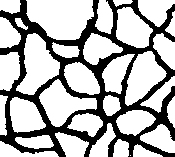
#> input picture data/benchmarking/tissue/MAX_benchmark_tissue_Simple Segmentation.tif, 175 x 157 px, found by its file name
$ jupyter execute --allow-errors Compare_segmentations.ipynb   (shell and % lines are left out)
#> lines starting #> are read from the running program, lines starting #| are printed output that depends on the picture; after the words box and inside, x2 and y2 are one past the last pixel; in counts of white or black regions, pixels touching at a corner belong together
# Quantitative segmentation quality estimation

Often we  face the problem, that we have an annnotated image of some data and a segmented version of the same image, which was obtained with some segmentation pipeline (StarDist, EPySeg, PlantSeg, etc). This notebook provides a method to compare the overlap of both ground truth image and achieved segmentation.

[cell 1]
import os
import biapol_utilities as biau
from skimage import io, measure, segmentation, feature, util
import tifffile as tf
import numpy as np
import matplotlib.pyplot as plt
from mpl_toolkits.axes_grid1 import make_axes_locatable
import pandas as pd
from scipy import ndimage as ndi

##  Input data
First, load example data.

*Important note*: The input data **must** be binarized image data for this script to work, i.e. probability maps will not work. Probability maps generated with EpySeg or Ilastik can simply be thresholded using a threshold value of 0.5. It is also recommended to do a simple step of morphological smoothing, such as [erosion/dilation](https://clij.github.io/clij2-docs/reference_closingBox).

[cell 2]
source = r'/Users/pbreier/Documents/GitHub/quail_code/data/benchmarking/tissue/'
outdir = r'/Users/pbreier/Documents/GitHub/quail_code/data/benchmarking/tissue/output/'

ground_truth = tf.imread(os.path.join(source, 'MAX_benchmark_tissue_Simple Segmentation.tif')).astype(np.uint16)
#> ground_truth: shape (157, 175) uint16; 69.8% white; 1 black region, box (x1, y1, x2, y2) and area: (0, 0, 175, 157) 8302
segmented = tf.imread(os.path.join(source, 'handCorrection_small.tif')).astype(np.uint16)
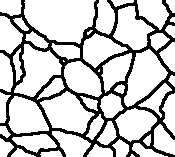
#> input picture data/benchmarking/tissue/handCorrection_small.tif, 175 x 157 px, found by its file name
#> segmented: shape (157, 175) uint16; 77.3% white; 1 black region, box (x1, y1, x2, y2) and area: (0, 0, 175, 157) 6248

Make sure that we analyze cell shapes rather than just pixel-pixel criteria. Note, that for this, cell interiors should have value 1 and cell membranes should have value 0.

[cell 3]
# define function to use watershed
def watershed_own(image, kernel_size):
#> called with kernel_size = 10
    distance = ndi.distance_transform_edt(image)
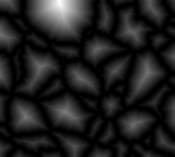
#> distance: shape (157, 175) float64; min 0, max 35, mean 4.3; drawn with min black and max white
    coords = feature.peak_local_max(distance, footprint=np.ones((kernel_size, kernel_size)), labels=image)
#> coords = 109 pairs, first value 1 to 155, second value 1 to 173
    mask = np.zeros(distance.shape, dtype=bool)
    mask[tuple(coords.T)] = True
    markers, _ = ndi.label(mask)
    boundary = segmentation.mark_boundaries(-distance, markers)
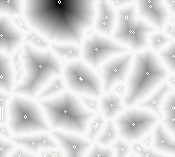
#> boundary: shape (157, 175, 3) float64; mean R, G, B -4.18, -4.18, -4.19; drawn with min black and max white
    watershed = segmentation.watershed(-distance, markers)
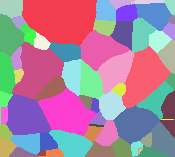
#> watershed: shape (157, 175) int32; 65 distinct labels, from 1 to 65; one colour per label, 0 black
    return watershed, distance, markers

[cell 4]
# get watershed of segmented image
watershed, distance, markers = watershed_own(segmented, 10)
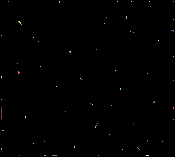
#> markers: shape (157, 175) int32; 66 distinct labels, from 0 to 65; one colour per label, 0 black

[cell 5]
# display watershed
fig, axes = plt.subplots(ncols=4, figsize=(10, 5), sharex=True, sharey=True)
axes = axes.ravel()

axes[0].imshow(segmented)
axes[0].set_title('Segmentation')

axes[1].imshow(distance)
axes[1].set_title('Distance')

axes[2].imshow(markers)
axes[2].set_title('Marker')

axes[3].imshow(watershed)
axes[3].set_title('Watershed')

for a in axes:
    a.set_axis_off()

fig.tight_layout()
fig.savefig(os.path.join(outdir, '1_seg_vs_watershed.png'))

[cell 6]
#make images integer
segmented = segmented.astype(np.uint16)
ground_truth = ground_truth.astype(np.uint16)

[cell 7]
#measure labels not pixels
ground_truth = measure.label(ground_truth)
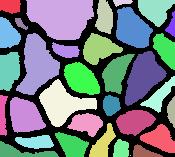
#> ground_truth: shape (157, 175) int64; 34 distinct labels, from 0 to 33; one colour per label, 0 black
segmented = measure.label(segmented)
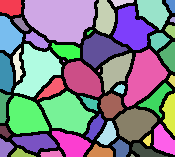
#> segmented: shape (157, 175) int64; 51 distinct labels, from 0 to 50; one colour per label, 0 black
watershed = measure.label(watershed)
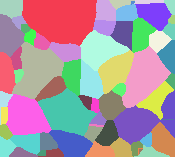
#> watershed: shape (157, 175) int64; 65 distinct labels, from 1 to 65; one colour per label, 0 black

#> (a cell that did not finish here is left out)

[cell 9]
z_visualize = 1

# Plot side by side
fig, axes = plt.subplots(ncols=3, sharex=True, sharey=True)

axes[0].imshow(ground_truth)
axes[0].set_title('Ground truth')

axes[1].imshow(segmented)
axes[1].set_title('Segmentation')

axes[2].imshow(watershed)
axes[2].set_title('Watershed')

fig.tight_layout()
fig.savefig(os.path.join(outdir, '0_gt_vs_seg.png'))
